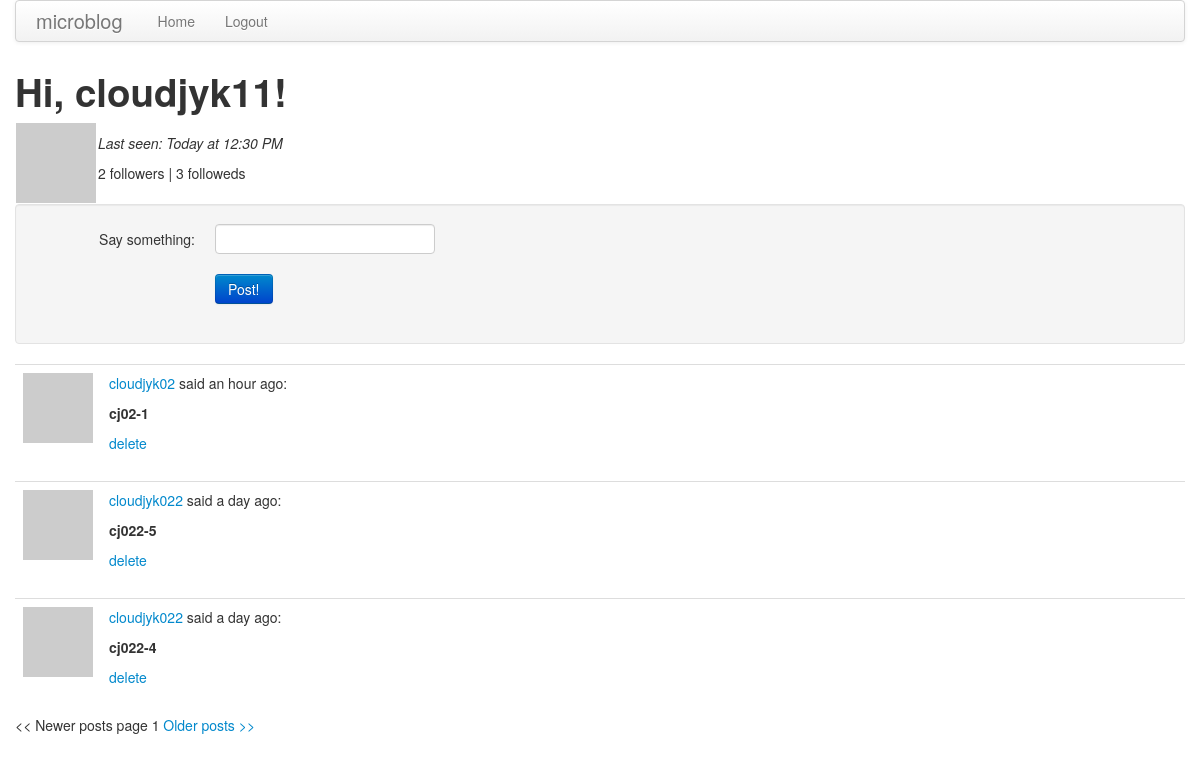
The page /index (signed in) on the database its author committed.
### app/models.py (models this page shows, shortened)
class User(db.Model):
    id = db.Column(db.Integer, primary_key = True)
    username = db.Column(db.String(64), index = True, unique = True)
    password = db.Column(db.String(64), index = True)
    email = db.Column(db.String(120), index = True, unique = True)
    about_me = db.Column(db.String(140))
    last_seen = db.Column(db.DateTime)
    posts = db.relationship('Post', backref='author', lazy='dynamic')
    followed = db.relationship('User',
        secondary = followers,
        primaryjoin = (followers.c.follower_id == id),
        secondaryjoin = (followers.c.followed_id == id),
        backref = db.backref('followers', lazy = 'dynamic'),
        lazy = 'dynamic')
    def avatar(self,size):
        return 'http://www.gravatar.com/avatar/' + md5(self.email.encode('utf-8')).hexdigest() + '?d=mm&s=' + str(size)
    def followed_posts(self):
        return Post.query.join(followers,
         (followers.c.followed_id == Post.user_id)).filter(followers.c.follower_id == self.id).order_by(Post.timestamp.desc())

class Post(db.Model):
    __searchable__ = ['body']
    id = db.Column(db.Integer, primary_key = True)
    body = db.Column(db.String(140))
    timestamp = db.Column(db.DateTime)
    user_id = db.Column(db.Integer, db.ForeignKey('user.id'))

### app/views.py (the view)
@app.route('/', methods = ['GET', 'POST'])
@app.route('/index', methods = ['GET', 'POST'])
@app.route('/index/<int:page>',methods = ['GET', 'POST'])
@login_required
def index(page = 1):
    user = g.user
    form = PostForm()
    if form.validate_on_submit():
        body = form.body.data
        p = Post(body = body, timestamp = datetime.utcnow(), user_id=g.user.get_id())
        db.session.add(p)
        db.session.commit()
        return redirect(url_for('index'))
    posts = g.user.followed_posts().order_by(Post.timestamp.desc())
    posts = posts.paginate(page, POSTS_PER_PAGE, False)
    return render_template('index.html',
        title = 'Home',
        user = user,
        form = form,
        posts = posts)

### app/forms.py
class PostForm(FlaskForm):
    body = StringField('body',validators=[DataRequired()])

### app/momentjs.py (called while the page is built)
    def render(self, format):
        return Markup("<script>\ndocument.write(moment(\"%s\").%s);\n</script>" % (self.timestamp.strftime("%Y-%m-%dT%H:%M:%S Z"), format))

    def calendar(self):
        return self.render("calendar()")

    def fromNow(self):
        return self.render("fromNow()")

### app/views.py (called while the page is built)
@app.before_request
def before_request():
    g.user = current_user

@lm.user_loader
def load_user(id):
    return User.query.get(int(id))

### app/templates/index.html (shortened to what this page needs)
{% extends "base.html" %}
{% block content %}
<h1>Hi, {{ user.username }}!</h1>
<table>
    <tr>
        <td>
            <a href="{{url_for('user', username = user.username)}}"><img src="{{user.avatar(140)}}"></a>
        </td>
        <td>
            {% if user.last_seen %}
            <p><em>Last seen: {{momentjs(user.last_seen).calendar()}}</em></p>
            {% endif %}
            <p>{{ user.followers.count()-1 }} followers | {{ user.followed.count()-1 }} followeds</p>
        </td>
    </tr>
</table>
<div class="well">
    <form class="form-horizontal" action="" method="post" name="post">
        <div class="control-group{% if form.errors.post %} error{% endif %}">
            <label class="control-label" for="post">Say something:</label>
            <div class="controls">
                {{ form.body(size = 30, maxlength = 140) }}
            </div>
        </div>
        <div class="control-group">
            <div class="controls">
                <input class="btn btn-primary" type="submit" value="Post!">
            </div>
        </div>
    </form>
</div>
{% for post in posts.items %}
    {% include 'post.html' %}
{% endfor %}
{% if posts.has_prev %}
<a href="{{ url_for('index', page = posts.prev_num) }}"><< Newer posts</a>
{% else %}
<< Newer posts
{% endif %}
page {{ posts.page }}
{% if posts.has_next %}
<a href="{{ url_for('index', page = posts.next_num) }}">Older posts >></a>
{% else %}
Older posts >>
{% endif %}
{% endblock %}

### app/templates/post.html
<table class="table table-hover">
    <tr>
        <td width="70px"><a href="{{url_for('user', username = post.author.username)}}"><img src="{{post.author.avatar(70)}}" /></a></td>
        <td>
            <p><a href="{{url_for('user', username = post.author.username)}}">{{post.author.username}}</a> said {{momentjs(post.timestamp).fromNow()}}:</p>
            <p><strong>{{post.body}}</strong></p>
            {% if g.user.username == user.username %}
            <a href="{{url_for('post_del', post_id = post.id)}}">delete</a>
            {% endif %}
        </td>
    </tr>
</table>

### rows shown on the page
User: username "cloudjyk11"
Post: author.username "cloudjyk02", body "cj02-1"
Post: author.username "cloudjyk022", body "cj022-5"
Post: author.username "cloudjyk022", body "cj022-4"

### other values the page prints
{{ user.followers.count()-1 }} "2"
{{ user.followed.count()-1 }} "3"
{{ posts.page }} "1"
